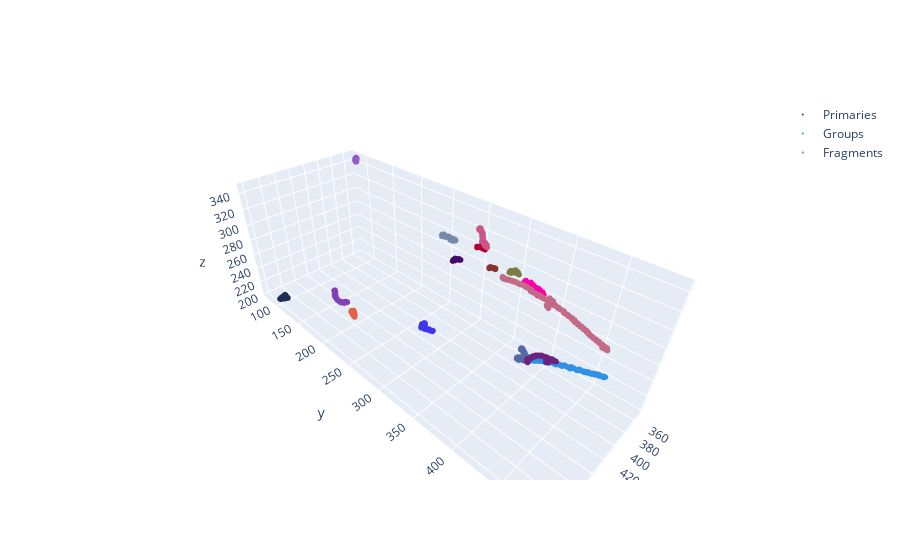

Notebook source saved alongside this figure:
### Markdown cell above
## 1. Take a look at the dataset

The HDF5 datasets used in this notebook consist of three components:
- `voxels`: a variable-length array of `(N, 6)` tensors of 3D shower voxels `(x, y, z, frag_id, group_id, primary_bool)`
- `node_features`: a variable-length array of `(C, 19)` tensors of node features `(*node_features, frag_id, group_id, primary_bool)`
  - Fragment voxel centroid (3)
  - Fragment voxel covariance matrix (9)
  - Fragment voxel principal axis (3)
  - Number of voxels in the frament (1)
- `edge_features`: a variable-length array of `(E,22)` tensors of edge features `(*edge_features, frag_id_1, frag_id_2, on_bool)`
  - Closest points of approach (6)
  - Displacement vector between closest points of approach (3)
  - Outer product of displacement (9)
  - Norm of displacement (1)
  
![](node_features.png)![](edge_features.png)
  
For each image, the set of shower fragments corresponds to the set of nodes and every possible pairs of those nodes form an edge, so that there are `E = C*(C-1)` edges for `C` nodes (graph is **complete** and **undirectred**).
  
They have been stored in two HDF5 files which can be opened and accessed as a dictionary:
- `particle_shower_gnn_train.h5`: a file to train the network
- `particle_shower_gnn_test.h5`:  a file to test the network

### Shower fragment labels

First, let's access a single event `voxels` and draw the input fragments and target groups using `Plotly`

Cycle through the different shower fragment labels by clicking on the legen

### Code cell
import copy
import h5py # python hdf5 file library
import plotly.graph_objects as go # Plotly graph objects
from plotly.offline import iplot  # Interactive plots
import plotly.express as px # For discrete color scale

# Load the file, get the voxels of the first event
event_id = 2
with h5py.File('particle_shower_gnn_train.h5', "r") as f:
    voxels = f['voxels'][event_id].reshape(-1,6)
    
# Initialize a fragment graph, draw
graph = go.Scatter3d(x = voxels[:,0],
                     y = voxels[:,1],
                     z = voxels[:,2],
                     name = 'Fragments',
                     mode = 'markers', 
                     marker = dict(
                         size = 2, 
                         color = voxels[:,3], # List of voxel fragment ids
                         colorscale = px.colors.qualitative.Dark24)
                    )

# Duplicate the fragment graph, relabel the voxels with the target groups ids
graph_target = copy.copy(graph)
graph_target['name'] = 'Groups'
graph_target['marker']['color'] = voxels[:,4] # List of voxel group ids

# Duplicate the fragment graph, relabel the voxels with the target primary ids
graph_primary = copy.copy(graph)
graph_primary['name'] = 'Primaries'
graph_primary['marker']['color'] = voxels[:,5] # List of voxel primary ids

iplot([graph_primary, graph_target, graph])

### Figure 1 — Plotly figure (JSON) as saved in the notebook; plotly's stock layout.template omitted (floating-point values rounded to 4 significant figures; data arrays with more than 128 entries replaced by an {"elided": "..."} marker saying what was removed)
{"data": [{"marker": {"color": {"elided": "806 int values"}, "colorscale": [[0, "#2E91E5"], [0.04348, "#E15F99"], [0.08696, "#1CA71C"], [0.1304, "#FB0D0D"], [0.1739, "#DA16FF"], [0.2174, "#222A2A"], [0.2609, "#B68100"], [0.3043, "#750D86"], [0.3478, "#EB663B"], [0.3913, "#511CFB"], [0.4348, "#00A08B"], [0.4783, "#FB00D1"], [0.5217, "#FC0080"], [0.5652, "#B2828D"], [0.6087, "#6C7C32"], [0.6522, "#778AAE"], [0.6957, "#862A16"], [0.7391, "#A777F1"], [0.7826, "#620042"], [0.8261, "#1616A7"], [0.8696, "#DA60CA"], [0.913, "#6C4516"], [0.9565, "#0D2A63"], [1, "#AF0038"]], "size": 2}, "mode": "markers", "name": "Primaries", "type": "scatter3d", "x": {"elided": "806 int values"}, "y": {"elided": "806 int values"}, "z": {"elided": "806 int values"}}, {"marker": {"color": {"elided": "806 int values"}, "colorscale": [[0, "#2E91E5"], [0.04348, "#E15F99"], [0.08696, "#1CA71C"], [0.1304, "#FB0D0D"], [0.1739, "#DA16FF"], [0.2174, "#222A2A"], [0.2609, "#B68100"], [0.3043, "#750D86"], [0.3478, "#EB663B"], [0.3913, "#511CFB"], [0.4348, "#00A08B"], [0.4783, "#FB00D1"], [0.5217, "#FC0080"], [0.5652, "#B2828D"], [0.6087, "#6C7C32"], [0.6522, "#778AAE"], [0.6957, "#862A16"], [0.7391, "#A777F1"], [0.7826, "#620042"], [0.8261, "#1616A7"], [0.8696, "#DA60CA"], [0.913, "#6C4516"], [0.9565, "#0D2A63"], [1, "#AF0038"]], "size": 2}, "mode": "markers", "name": "Groups", "type": "scatter3d", "x": {"elided": "806 int values"}, "y": {"elided": "806 int values"}, "z": {"elided": "806 int values"}}, {"marker": {"color": {"elided": "806 int values"}, "colorscale": [[0, "#2E91E5"], [0.04348, "#E15F99"], [0.08696, "#1CA71C"], [0.1304, "#FB0D0D"], [0.1739, "#DA16FF"], [0.2174, "#222A2A"], [0.2609, "#B68100"], [0.3043, "#750D86"], [0.3478, "#EB663B"], [0.3913, "#511CFB"], [0.4348, "#00A08B"], [0.4783, "#FB00D1"], [0.5217, "#FC0080"], [0.5652, "#B2828D"], [0.6087, "#6C7C32"], [0.6522, "#778AAE"], [0.6957, "#862A16"], [0.7391, "#A777F1"], [0.7826, "#620042"], [0.8261, "#1616A7"], [0.8696, "#DA60CA"], [0.913, "#6C4516"], [0.9565, "#0D2A63"], [1, "#AF0038"]], "size": 2}, "mode": "markers", "name": "Fragments", "type": "scatter3d", "x": {"elided": "806 int values"}, "y": {"elided": "806 int values"}, "z": {"elided": "806 int values"}}], "layout": {}}
